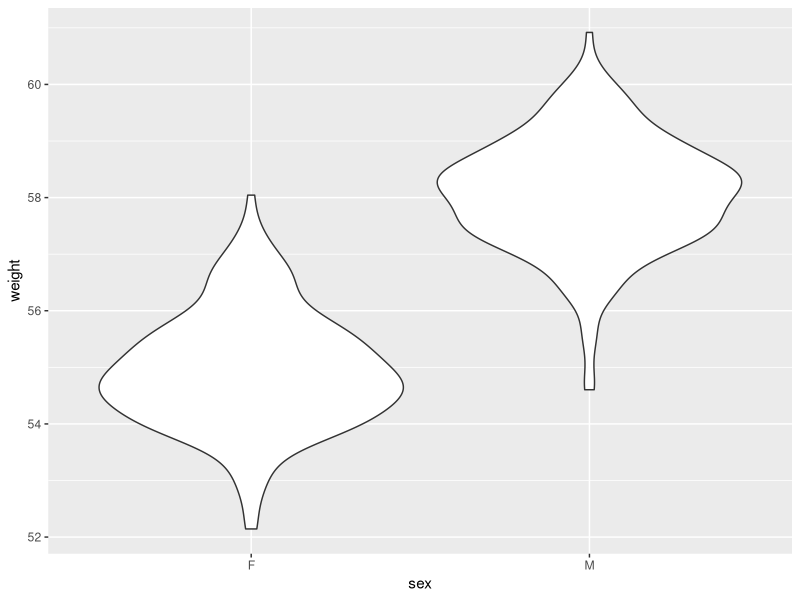
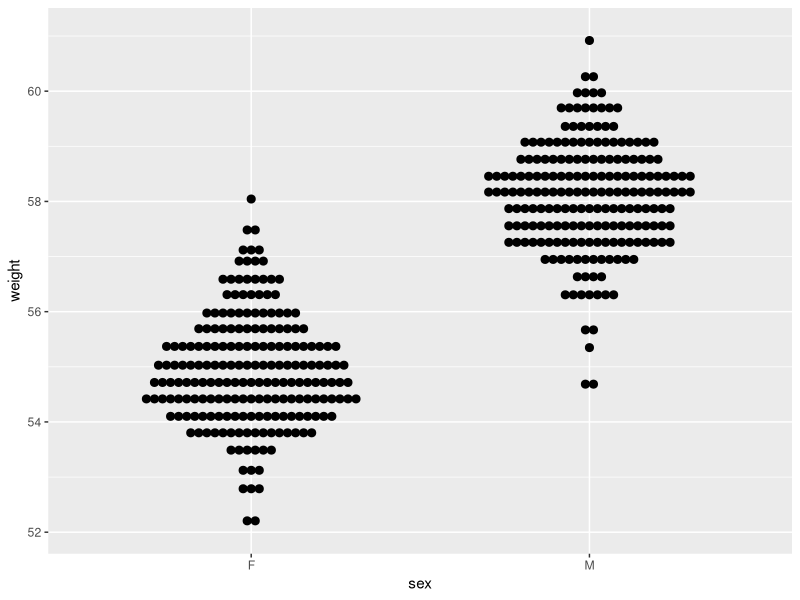
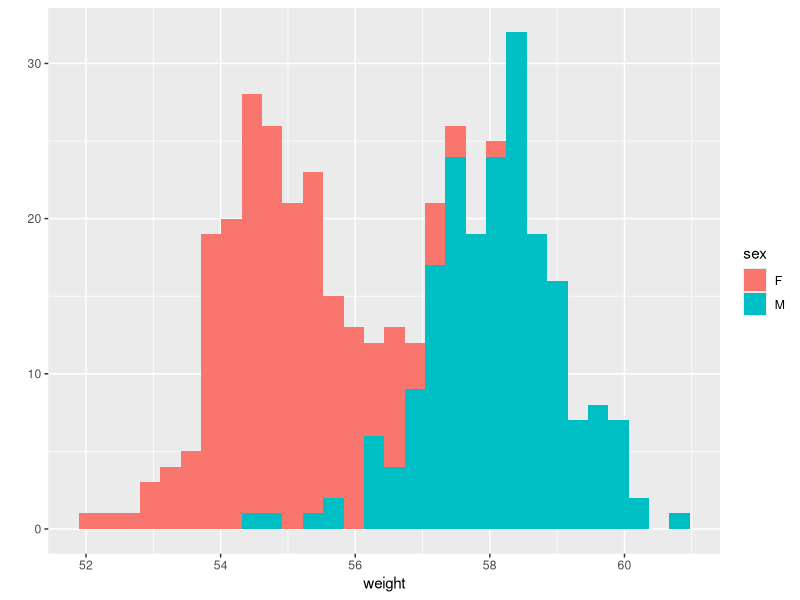
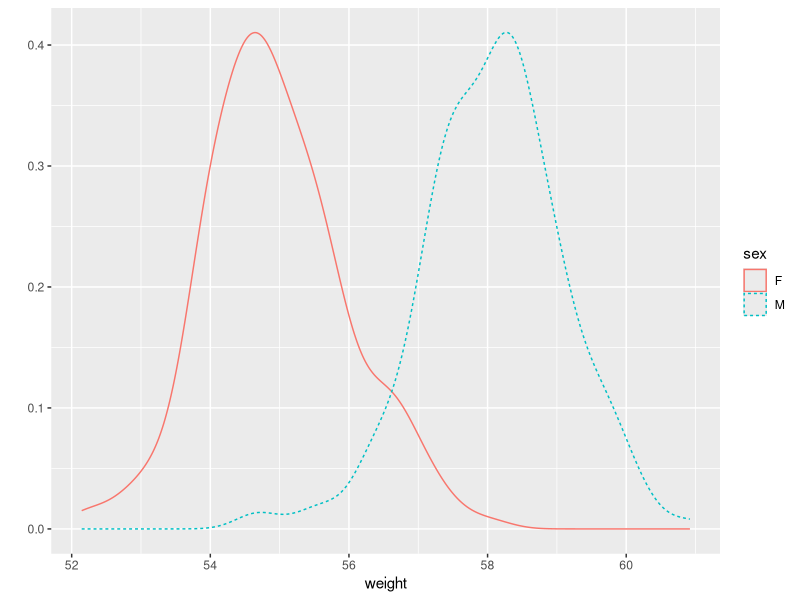
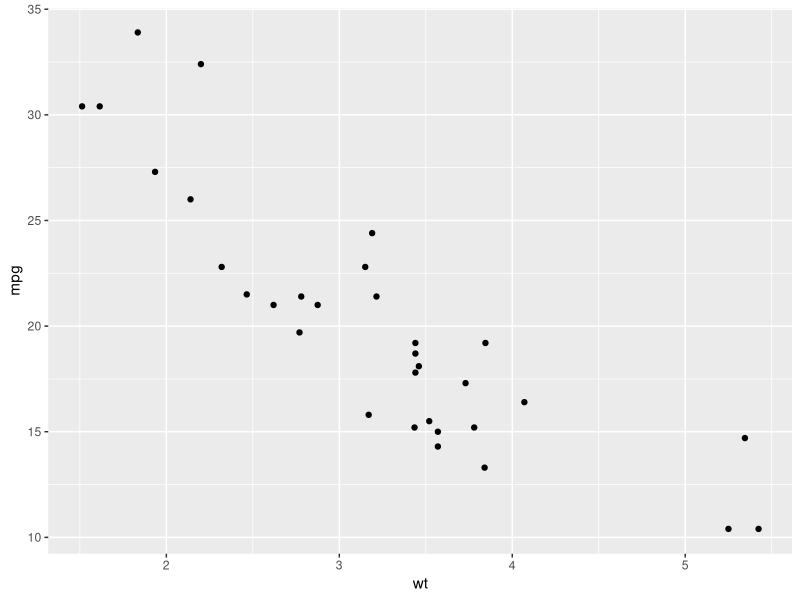
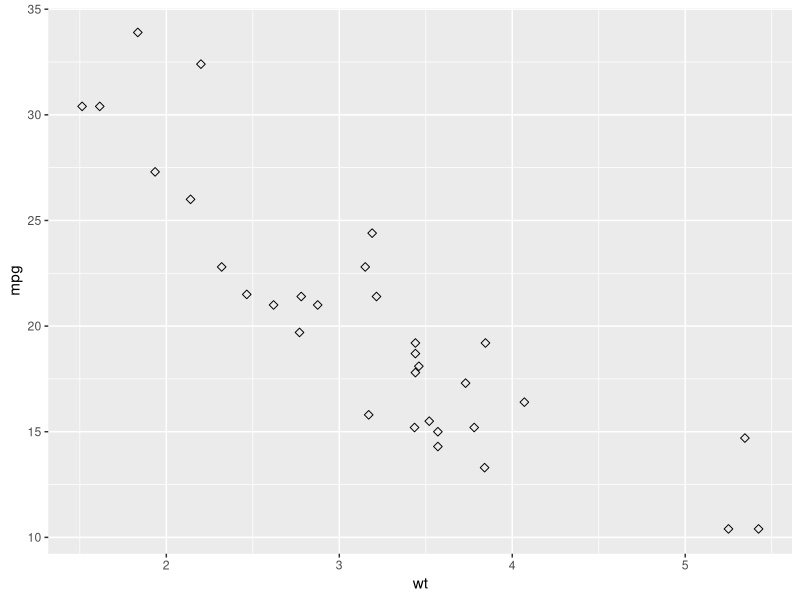
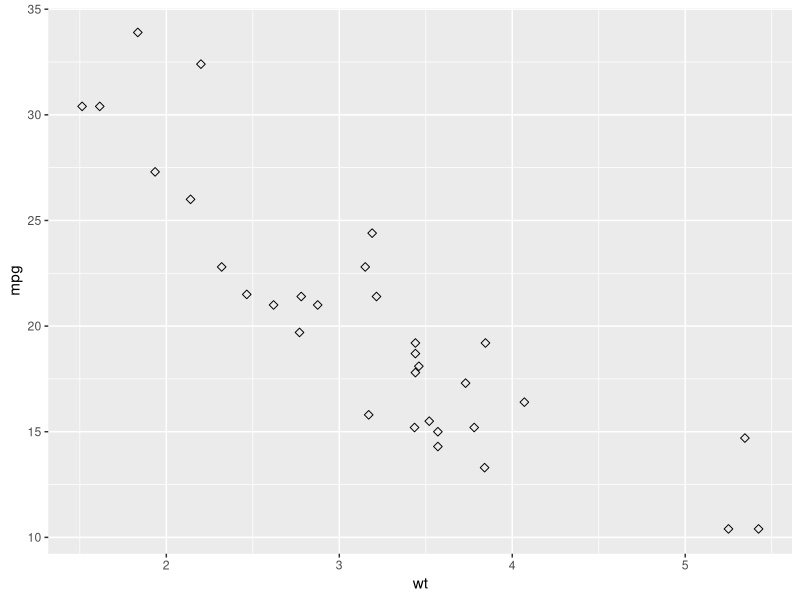
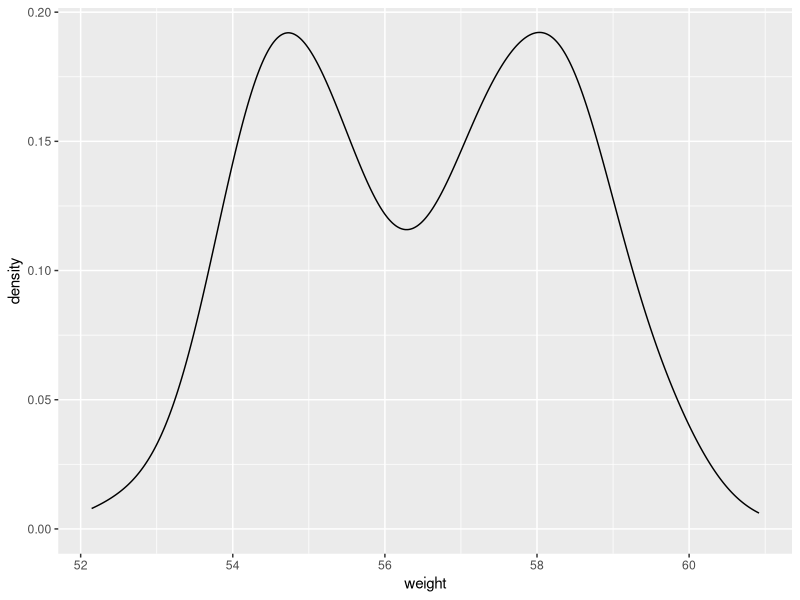

Source code (R) for these figures, in order:
## ---- chunk 1
library(ggplot2)
#加载数据
data(mtcars)
df <- mtcars[, c("mpg","cyl","wt")]
#将cyl转换为因子型
df$cyl <- as.factor(df$cyl)
head(df)
set.seed(1234)
wdata = data.frame(
  sex = factor(rep(c("F", "M"), each=200)),
  weight = c(rnorm(200, 55), rnorm(200, 58)))
head(wdata)
qplot(sex, weight, data = wdata, geom = "violin")
qplot(sex, weight, data = wdata, geom = "dotplot",stackdir = "center", binaxis = "y", dotsize = 0.5)
# 直方图
qplot(weight, data = wdata, geom = "histogram",fill = sex)
# 密度图
qplot(weight, data = wdata, geom = "density", color = sex, linetype = sex)
# 散点图
ggplot(data = mtcars, aes(x = wt, y = mpg)) + geom_point()
# 改变点大小和形状
ggplot(mtcars, aes(x = wt, y = mpg)) + geom_point(size = 2, shape = 23)
ggplot(mtcars, aes_string(x = "wt", y = "mpg")) + geom_point(size = 2, shape = 23)
ggplot(wdata, aes(x = weight)) + geom_density()
ggplot(wdata, aes(x = weight)) + stat_density()
